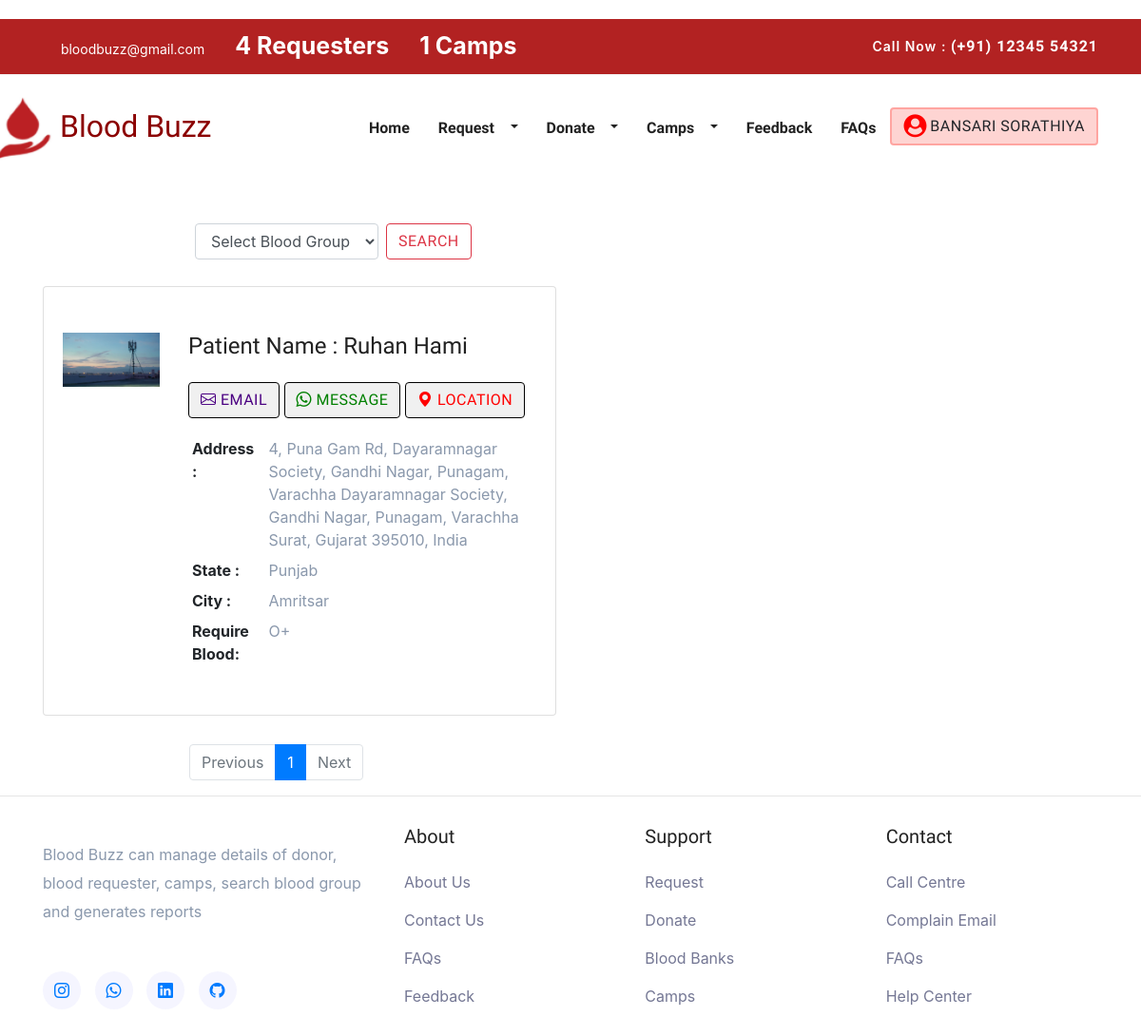
The app's page /Member/nearestRequester.php (signed in) with its own data.
### tables this page shows
CREATE TABLE `members` (
  `member_id` int(30) UNSIGNED NOT NULL,
  `img` varchar(200) DEFAULT NULL,
  `email` varchar(30) NOT NULL,
  `pwd` varchar(20) NOT NULL,
  `verify_token` varchar(100) NOT NULL,
  `name` varchar(50) NOT NULL,
  `contact_no` varchar(10) NOT NULL,
  `gender` varchar(50) NOT NULL,
  `dob` date NOT NULL,
  `address` varchar(250) NOT NULL,
  `city` int(5) UNSIGNED NOT NULL,
  `state` int(10) UNSIGNED NOT NULL,
  `landmark` varchar(80) NOT NULL,
  `pincode` varchar(6) NOT NULL,
  `member_status` enum('0','1','2') NOT NULL COMMENT '0=Deleted By Member 1=Active Status 2=Deactivated by Admin',
  `created_at` datetime NOT NULL DEFAULT current_timestamp()
);

CREATE TABLE `requester` (
  `request_id` int(5) UNSIGNED NOT NULL,
  `member_id` int(30) UNSIGNED NOT NULL,
  `patient_name` varchar(40) NOT NULL,
  `blood_id` mediumint(3) UNSIGNED NOT NULL,
  `created_at` datetime NOT NULL
);

CREATE TABLE `states` (
  `state_id` int(10) UNSIGNED NOT NULL,
  `state_name` varchar(60) NOT NULL
);

CREATE TABLE `city` (
  `city_id` int(5) UNSIGNED NOT NULL,
  `state_id` int(10) UNSIGNED NOT NULL,
  `city_name` varchar(70) NOT NULL
);

CREATE TABLE `blood_group` (
  `blood_id` mediumint(3) UNSIGNED NOT NULL,
  `blood_grp` varchar(3) NOT NULL
);

### Member/nearestRequester.php (the view, shortened to what this page needs)
<?php
include './nav.php';
        include '../Include/connect2.php';
        $member_email=$_SESSION['member_email'];
        $get_mid=$connection->prepare("SELECT member_id FROM members WHERE email=? LIMIT 1");
        $get_mid->execute([$member_email]);
        $mid_row=$get_mid->fetch(PDO::FETCH_ASSOC);
        $mid=$mid_row['member_id'];
        $check_donor=$connection->prepare("SELECT member_id FROM eligibility WHERE member_id=?");
        $check_donor->execute([$mid]);
        if($check_donor->rowCount() > 0)
        {
?>
<body>
<nav class="navbar navbar-danger">
  <form  id="search_form"class="form-inline" method="post">
    <?php
        $get_pincode=$connection->prepare("SELECT pincode FROM members WHERE email=?");
        $get_pincode->execute([$_SESSION['member_email']]);
        $pin=$get_pincode->fetch(PDO::FETCH_ASSOC);
        $pincode=$pin['pincode'];
        $query = "SELECT * FROM blood_group";
        $result = $connection->query($query);
        if ($result->rowCount() > 0)
        {
            echo '<select  aria-label="Search" class="form-control mr-sm-2" name="blood_group" id="blood_group">';
            echo '<option selected disabled value="">Select Blood Group</option>';
            echo '</select>';
        }
        else
        {
            echo '<option disabled >No Blood Groups Found</option>';
        }
    ?>
    <button style="" class="btn btn-outline-danger my-2 my-sm-0" type="submit" name="search" id="">Search</button>
  </form>
</nav>
<?php
    $page = isset($_GET['page']) ? $_GET['page'] : 1;
    $records_per_page = 4;
    $offset = ($page - 1) * $records_per_page;
    $total_records_query ="SELECT COUNT(*) AS total FROM requester";
    $total_records_result = $connection->query($total_records_query);
    $total_records = $total_records_result->fetch(PDO::FETCH_ASSOC)['total'];
    $total_pages = ceil($total_records / $records_per_page);
    if(isset($_POST['search']))
    {
        $search_group=$_POST['blood_group'];
        $query = "SELECT requester.*, members.*
        FROM requester
        INNER JOIN members ON requester.member_id = members.member_id
        WHERE requester.blood_id =? AND  members.pincode=$pincode
        LIMIT $offset, $records_per_page";
        $result = $connection->prepare($query);
        $result->execute([$search_group]);
    }
    else
    {
        $query="SELECT requester.*, members.*
            FROM requester
            INNER JOIN members ON requester.member_id = members.member_id
            WHERE members.pincode=$pincode
            LIMIT $offset, $records_per_page";
        $result = $connection->query($query);
    }
    if ($result->rowCount() > 0)
    {
    ?>
    <div class="own">
    <div class="container">
    <div class="row">
    <?php
        while($row = $result->fetch(PDO::FETCH_ASSOC))
    {
?>
    <div class="col-lg-6">
    <div class="card m-b-30">
    <div class="card-body py-5">
    <div class="row">
    <div class="col-lg-3 text-center">
    <?php
        if($row['img']==null)
        {
        echo"<img src='../img/user.png' class='img-fluid mb-3' alt='user'>";
        }
        else
        {
            echo "<img src='../img/{$row['img']}' class='img-fluid mb-3' alt='user'>";
        }
    ?>
    </div>
    <div class="col-lg-9">
    <h4><?php echo "Patient Name :&nbsp;".$row['patient_name']; ?></h4>
    <div class="button-list mt-4 mb-3">
    <button type="button" id="email" class="btn btn-primary-rgba"><a class="envelop" href="mailto:<?php echo $row['email']; ?>"><i class="bi bi-envelope"></i>&nbsp;Email</a></button>
    <?php $cno="91". $row['contact_no']; ?>
    <button type="button" id="msg" class="btn btn-success-rgba"><a href="https://api.whatsapp.com/send?phone=<?php echo $cno; ?>" class="msg"><i class="bi bi-whatsapp"></i>&nbsp;Message</a></button>
    <button type="button" id="msg" class="btn btn-success-rgba"><a href="./userMap.php?mid=<?php echo $row['member_id'];?>" class="location"><i class="bi bi-geo-alt-fill"></i>&nbsp;Location</a></button>
    </div>
    <div class="table-responsive">
    <table class="table table-borderless mb-0">
    <tbody>
    <tr>
    <th scope="row" class="p-1">Address :</th>
    <td  style="height:100px;" class="p-1"><?php echo $row['address']; ?></td>
    </tr>
    <tr>
    <?php
    $sid=$row['state'];
    $state=$connection->prepare("SELECT DISTINCT state_name FROM states WHERE state_id=?");
    $state->execute([$sid]);
    $sname=$state->fetchColumn();
    ?>
    <th scope="row" class="p-1">State :</th>
    <td style="height:10px;" class="p-1"><?php echo $sname; ?></td>
    </tr>
    <tr>
    <?php
    $cid=$row['city'];
    $city=$connection->prepare("SELECT DISTINCT city_name FROM city WHERE city_id=?");
    $city->execute([$cid]);
    $cname=$city->fetchColumn();
    ?>
    <th scope="row" class="p-1">City :</th>
    <td style="height:10px;" class="p-1"><?php echo $cname; ?></td>
    </tr>
    <tr>
    <?php
    $bid=$row['blood_id'];
    $blood=$connection->prepare("SELECT DISTINCT blood_grp FROM blood_group WHERE blood_id=?");
    $blood->execute([$bid]);
    $blood_group=$blood->fetchColumn();
    ?>
    <th scope="row" class="p-1">Require Blood:</th>
    <td style="height:10px;" class="p-1"><?php echo $blood_group; ?></td>
    </tr>
    </tbody>
    </table>
        </div>
        </div>
        </div>
        </div>
        </div>
        </div>
    <?php
    }
    ?>
        </div>
        </div>
        </div>
    <?php
    }
    else
    {
       header("location:noRequester.php");
    }
    ?>
<nav aria-label="Feedbacks Pagination">
        <ul class="pagination">
            <li class="page-item <?php echo ($page <= 1) ? 'disabled' : ''; ?>">
                <a class="page-link" href="?page=<?php echo ($page <= 1) ? 1 : ($page - 1); ?>">Previous</a>
            </li>
            <?php for ($i = 1; $i <= $total_pages; $i++): ?>
            <li class="page-item <?php echo ($page == $i) ? 'active' : ''; ?>">
                <a class="page-link" href="?page=<?php echo $i; ?>"><?php echo $i; ?></a>
            </li>
            <?php endfor; ?>
            <li class="page-item <?php echo ($page >= $total_pages) ? 'disabled' : ''; ?>">
                <a class="page-link" href="?page=<?php echo ($page >= $total_pages) ? $total_pages : ($page + 1); ?>">Next</a>
            </li>
        </ul>
    </nav>
        <?php
        }
        else
        {
            header("location:donate_blood.php");
        }
        ?>
<?php
include './footer.php';
?>

### Member/nav.php (shortened to what this page needs)
<?php
include(__DIR__."/../include/connect.php");
if(isset($_SESSION['member_email'])){
$email = $_SESSION['member_email'];
$get_email="SELECT name FROM members WHERE email='$email'";
$get_email_run=mysqli_query($connection,$get_email);
$user=mysqli_fetch_array($get_email_run);
}
?>
<?php
include '../Include/connect2.php';
$get_requester=$connection->prepare("SELECT count(*) AS total FROM requester");
$get_requester->execute();
$data=$get_requester->fetch();
$get_camp=$connection->prepare("SELECT count(*) AS camp FROM camp WHERE `status`=?");
$get_camp->execute(['1']);
$camp=$get_camp->fetch();
?>
<!DOCTYPE html>
<html lang="en">
<head>
  <link rel="stylesheet" href="plugins/bootstrap/css/bootstrap.min.css">
  <link rel="stylesheet" href="plugins/icofont/icofont.min.css">
  <link rel="stylesheet" href="https://cdnjs.cloudflare.com/ajax/libs/font-awesome/4.7.0/css/font-awesome.min.css">
  <link rel="stylesheet" href="plugins/slick-carousel/slick/slick.css">
  <link rel="stylesheet" href="plugins/slick-carousel/slick/slick-theme.css">
  <link rel="stylesheet" href="css/style.css">
</head>
<body id="top">
    <header>
        <div class="header-top-bar">
            <div class="container">
                <div class="row align-items-center">
                    <div class="col-lg-6">
                        <ul class="top-bar-info list-inline-item pl-0 mb-0">
                            <li class="list-inline-item"><a href="mailto:support@gmail.com"><i class="icofont-support-faq mr-2"></i>bloodbuzz@gmail.com</a></li>
                            <li class="list-inline-item"><a href="./donate_blood.php" class="blink-text"><?php echo $data['total']; ?>&nbsp;Requesters</a></li>
                            <li class="list-inline-item"><a href="#camp" class="blink-text"><?php echo $camp['camp']; ?>&nbsp;Camps</a></li>
                        </ul>
                    </div>
                    <div class="col-lg-6">
                        <div class="text-lg-right top-right-bar mt-2 mt-lg-0">
                            <a href="tel:+23-345-67890" >
                                <span>Call Now : </span>
                                <span class="h6">(+91) 12345 54321</span>
                            </a>
                        </div>
                    </div>
                </div>
            </div>
        </div>
        <nav class="navbar navbar-expand-lg navigation" id="navbar">
            <div class="container">
                  <a class="navbar-brand" href="http://localhost/Blood/Member/index.php" >
                  <h2 style="width: 140; color:darkred;margin-left:-150px">
                <img src="../img/logo.png" alt="LOGO" style="width:60px;height:70px;margin-left:100px;">
              Blood Buzz
                </h2>
                  </a>
              <div class="collapse navbar-collapse" id="navbarmain">
                <ul class="navbar-nav ml-auto">
                  <li class="nav-item active">
                    <a class="nav-link" href="index.php">Home</a>
                  </li>
                    <li class="nav-item dropdown">
                        <a class="nav-link dropdown-toggle" href="department.html" id="dropdown02" data-toggle="dropdown" aria-haspopup="true" aria-expanded="false">Request<i class="icofont-thin-down"></i></a>
                      </li>
                    <li class="nav-item dropdown">
                        <a class="nav-link dropdown-toggle" href="doctor.html" id="dropdown03" data-toggle="dropdown" aria-haspopup="true" aria-expanded="false">Donate<i class="icofont-thin-down"></i></a>
                      </li>
                     <li class="nav-item dropdown">
                        <a class="nav-link dropdown-toggle" href="doctor.html" id="dropdown03" data-toggle="dropdown" aria-haspopup="true" aria-expanded="false">Camps<i class="icofont-thin-down"></i></a>
                      </li>
                    <li class="nav-item"><a class="nav-link" href="./feedback.php">Feedback</a></li>
                    <li class="nav-item"><a class="nav-link" href="./faq.php">FAQs</a></li>
                    <li>
                      <?php
                    if(isset($_SESSION['member_email']))
                    {
                        echo  " <div class='dropdown'>
                    <button class='btn dropdown' type='button' data-bs-toggle='dropdown'
                    aria-expanded='false' style='border: hidden; background-color: #F8F9FA; display: flex;background-color:#fed4d2;border:2px solid #ffa5a1;'>";
                        echo"<i class='fa fa-user-circle me-2' style='font-size:23px;font-weight:600;color:red;'></i>
                        " . "&nbsp;" . $user["name"] . "</button>
                    <ul class='dropdown-menu'>
                        <li><a href='./update.php' class='dropdown-item'>Update Profile</a></li>
                        <li><a href='./donation_history.php' class='dropdown-item'>Donation History</a></li>
                        <li><a class='dropdown-item' href='./logout.php' name='logout'>Logout</a></li>
                    </ul></div>";
                    }
                    ?>
                  </li>
                </ul>
              </div>
            </div>
        </nav>
    </header>
</body>
</html>

### Member/css/style.css (style rules this page uses)
html { overflow-x: hidden; }
body { line-height: 1.6; font-family: "Roboto", sans-serif; -webkit-font-smoothing: antialiased; font-size: 16px; color: #6F8BA4; font-weight: 400; }
h1, .h1, h2, .h2, h3, .h3, h4, .h4, h5, .h5, h6, .h6 { font-family: "Exo", sans-serif; font-weight: 700; color: #222; }
h2, .h2 { font-size: 44px; }
h4, .h4 { font-size: 1.3rem; line-height: 30px; }
h6, .h6 { font-size: 1rem; }
.form-control { box-shadow: none; border-radius: 0; }
.btn { display: inline-block; font-size: 14px; font-size: 0.8125rem; font-weight: 700; letter-spacing: .5px; padding: .75rem 2rem; font-family: "Exo", sans-serif; text-transform: uppercase; border-radius: 5px; border: 2px solid transparent; transition: all .35s ease; }
a { color: #222; text-decoration: none; transition: all .35s ease; }
#navbarmain { padding: 20px 0px; }
#navbarmain .nav-link { font-weight: 600; padding: 10px 15px; color: #222; font-family: "Exo", sans-serif; text-transform: capitalize; font-size: 16px; transition: all .25s ease; }
.dropdown-toggle::after { display: none; }
.navbar-brand { margin-top: 10px; }
.header-top-bar { background: #223a66; font-size: 14px; padding: 10px 0px; box-shadow: 0 1px 2px rgba(0, 0, 0, 0.05); color: #fff; }
.top-bar-info li a { color: #fff; margin-right: 20px; }
.top-right-bar a span { color: #fff; font-weight: 600; letter-spacing: 1px; }

### Member/nav.php (style rules this page uses)
.header-top-bar { background: #b22222 ; margin-top:-30px; }
.blink-text { font-size: 25px; font-weight: bolder; animation: rainbow 4s infinite alternate, blink 1s infinite steps(1); }

### Member/nearestRequester.php (style rules this page uses)
.own { margin-top:40px; }
.msg { color:green; }
.location { color:red; }
.envelop { color:#4B0082; }
.m-b-30 { margin-bottom: 30px; }
.table-borderless td { border: 0 !important; }
.table td { color: #8A98AC; vertical-align: middle; border-top: 1px solid rgba(0, 0, 0, 0.03); padding: 0.6rem; }
.card { border: none; border-radius: 3px; background-color: #ffffff; }
.pagination { display: inline-block; margin-left:199px; }
#email,#msg { border:1px solid black; background-color:#f0f0f0; font-size:medium; }
.form-inline { margin-top:35px; margin-bottom:-20px; margin-left:189px; }

### Member/footer.php (style rules this page uses)
body { margin-top:50px;margin-bottom:50px; }
ol li, ul li { list-style: none; }
ol, ul { margin: 0; padding: 0; }

### records on screen
members: name "BANSARI SORATHIYA"
requester: member.img (picture), patient_name "Ruhan Hami", member.address "4, Puna Gam Rd, Dayaramnagar Society, Gandhi Nagar, Punagam, Varachha Dayaramnagar Society, Gandhi Nagar, Punagam, Varachha Surat, Gujarat 395010, India", states.state_name "Punjab", city.city_name "Amritsar", blood.blood_grp "O+"

### other values on screen
$data['total'] "4"
$camp['camp'] "1"
